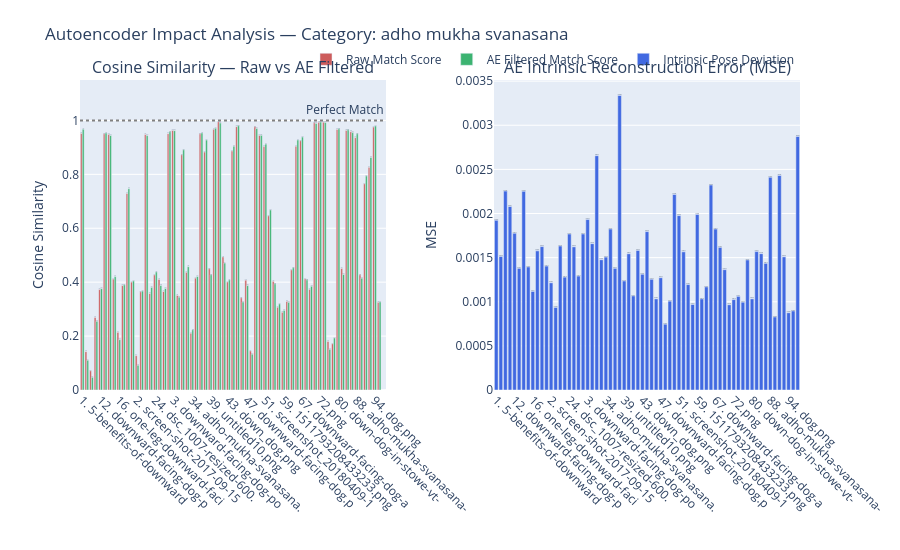

The notebook cell this image was saved under:
### Code cell
#--------

import plotly.graph_objects as go
from plotly.subplots import make_subplots
import numpy as np
import os
import torch

#select the first category to visualize
selected_cat = categories[0]
inst_pose = data[selected_cat]["instructor_pose"]

students      = data[selected_cat]["students"]
student_poses = data[selected_cat]["students_poses"]

names            = [os.path.basename(p)[:25] for p in students]
raw_cos_scores   = []
ae_cos_scores    = []
intrinsic_errors = []

#collapse detection threshold reused from cell 3
COLLAPSE_STD_THRESHOLD = 0.05

#set to True to auto-correct left/right orientation mismatches
handle_mirroring = True

model.eval()
with torch.no_grad():
    for student_pose in student_poses:
        inst_vec = inst_pose["vector"]
        raw_vec  = student_pose["vector"]

        #pass raw vector through the trained AE
        student_tensor   = torch.tensor(raw_vec, dtype=torch.float32).unsqueeze(0).to(device)
        corrected_tensor = model(student_tensor)
        corrected_vector = corrected_tensor.cpu().squeeze(0).numpy()

        #collapse guard: fall back to raw if the AE output collapsed
        if corrected_vector.std() < COLLAPSE_STD_THRESHOLD:
            corrected_vector = raw_vec.copy()

        if handle_mirroring:
            raw_coords  = raw_vec.reshape(33, 3)
            corr_coords = corrected_vector.reshape(33, 3)

            #build x-flipped versions for both raw and corrected
            raw_flipped      = raw_coords.copy()
            raw_flipped[:,0] = -raw_flipped[:,0]
            raw_flipped_vec  = raw_flipped.flatten()

            corr_flipped      = corr_coords.copy()
            corr_flipped[:,0] = -corr_flipped[:,0]
            corr_flipped_vec  = corr_flipped.flatten()

            #choose the orientation that best matches the instructor
            if cosine_similarity(inst_vec, raw_flipped_vec) > cosine_similarity(inst_vec, raw_vec):
                raw_sim = cosine_similarity(inst_vec, raw_flipped_vec)
                ae_sim  = cosine_similarity(inst_vec, corr_flipped_vec)
            else:
                raw_sim = cosine_similarity(inst_vec, raw_vec)
                ae_sim  = cosine_similarity(inst_vec, corrected_vector)
        else:
            raw_sim = cosine_similarity(inst_vec, raw_vec)
            ae_sim  = cosine_similarity(inst_vec, corrected_vector)

        raw_cos_scores.append(raw_sim)
        ae_cos_scores.append(ae_sim)

        #intrinsic reconstruction error (MSE between raw input and AE output)
        rec_error = np.mean((raw_vec - corrected_vector) ** 2)
        intrinsic_errors.append(rec_error)

#------------------------------------------------------------
#FIGURE: 1 row x 2 cols
#left:  grouped bars Raw vs AE cosine similarity per student
#right: intrinsic reconstruction error per student
#------------------------------------------------------------
fig = make_subplots(
    rows=1, cols=2,
    horizontal_spacing=0.15,
    subplot_titles=(
        "Cosine Similarity — Raw vs AE Filtered",
        "AE Intrinsic Reconstruction Error (MSE)"
    )
)

#grouped bars: raw scores
fig.add_trace(
    go.Bar(
        x=names, y=raw_cos_scores,
        name="Raw Match Score",
        marker_color="indianred",
        text=[f"{v:.3f}" for v in raw_cos_scores],
        textposition="outside"
    ),
    row=1, col=1
)

#grouped bars: AE filtered scores
fig.add_trace(
    go.Bar(
        x=names, y=ae_cos_scores,
        name="AE Filtered Match Score",
        marker_color="mediumseagreen",
        text=[f"{v:.3f}" for v in ae_cos_scores],
        textposition="outside"
    ),
    row=1, col=1
)

#intrinsic error bars
fig.add_trace(
    go.Bar(
        x=names, y=intrinsic_errors,
        name="Intrinsic Pose Deviation",
        marker_color="royalblue",
        text=[f"{v:.4f}" for v in intrinsic_errors],
        textposition="outside"
    ),
    row=1, col=2
)

#reference line at cosine similarity = 1.0 (perfect match)
fig.add_hline(
    y=1.0, line_dash="dot", line_color="gray",
    annotation_text="Perfect Match", annotation_position="top right",
    row=1, col=1
)

fig.update_layout(
    title=f"Autoencoder Impact Analysis — Category: {selected_cat}",
    barmode="group",
    height=550,
    showlegend=True,
    margin=dict(b=160, t=80),
    legend=dict(orientation="h", yanchor="bottom", y=1.02, xanchor="right", x=1)
)

fig.update_xaxes(tickangle=45, row=1, col=1)
fig.update_xaxes(tickangle=45, row=1, col=2)

#y-axis ranges
fig.update_yaxes(range=[0, 1.15], title_text="Cosine Similarity", row=1, col=1)
fig.update_yaxes(title_text="MSE", row=1, col=2)

fig.show()

### Figure 1 — Plotly figure (JSON) as saved in the notebook; plotly's stock layout.template omitted (floating-point values rounded to 4 significant figures)
{"data": [{"marker": {"color": "indianred"}, "name": "Raw Match Score", "text": ["0.951", "0.142", "0.071", "0.269", "0.372", "0.950", "0.948", "0.412", "0.214", "0.387", "0.729", "0.400", "0.127", "0.364", "0.947", "0.358", "0.427", "0.410", "0.365", "0.951", "0.963", "0.351", "0.873", "0.436", "0.210", "0.415", "0.950", "0.883", "0.450", "0.967", "0.995", "0.494", "0.401", "0.887", "0.977", "0.342", "0.407", "0.145", "0.976", "0.944", "0.903", "0.646", "0.403", "0.307", "0.288", "0.329", "0.445", "0.904", "0.925", "0.412", "0.373", "0.991", "0.993", "0.993", "0.180", "0.171", "0.967", "0.451", "0.963", "0.958", "0.936", "0.427", "0.765", "0.826", "0.975", "0.325", "-0.090"], "textposition": "outside", "type": "bar", "x": ["1. 5-benefits-of-downward", "10. screen-shot-2017-09-1", "11. yoga_anatomy_using_mu", "12. 66a62b8c606fd88e0401b", "12. downward-facing-dog-p", "13. downward-facing-dog-8", "14. downward-dog-pose-as-", "14. untitled_design_33.pn", "16. one-leg-downward-faci", "17. screen_shot_2014-03-2", "18. screenshot_20180504-0", "19. 1-adho-mukha-svanasan", "2. screen-shot-2017-09-15", "21. adho-mukha-svanasana.", "22. photo-17-05-2015-18-2", "23. george7.png", "24. dsc_1007-resized-600.", "25. 11.png", "28. screen-shot-2017-10-3", "29. adho-mukha-svanasana.", "3. downward-facing-dog-po", "32. 1473984207.png", "32. down_dog_orthocarolin", "33. screenshot_2015-02-10", "34. adho-mukha-svanasana.", "35. 068155f5a8d0310c34a6e", "36. downward-facing-dog-8", "39. screen-shot-2019-01-0", "39. untitled10.png", "4. adho-mukha-svanasana-d", "4. downward-facing-dog.pn", "42. img_1199.png", "43. down_dog.png", "43. downward-facing-dog-r", "45. 3_alignment_instructi", "47. downward-facing-dog-5", "47. downward-facing-dog.p", "49. adho-mukha-svanasana-", "5. f3949d27c6de7f86a293f2", "50. blog-14-size.png", "51. screenshot_20180409-1", "54. bc56388aad161f17b93f5", "55. screen+shot+2017-12-1", "56. dd2.png", "59. 1511793208433233.png", "60. adho-mukha-svanasana-", "62. dog-base.png", "63. downward-facing-dog-y", "67. downward-facing-dog-a", "7. 23-downward-facing-dog", "7. downward-facing-dog-yo", "72. ff-4.png", "72.png", "73. d0c097f5131a546a004be", "76. tri-pada-adho-mukha-s", "8. benefits-of-downward-d", "80. down-dog-in-stowe-vt-", "81. untitled1.png", "83. downward-dog_final_re", "85. adhomukhasavanasana-b", "88. adho-mukha-svanasana-", "89. downward-facing-dog-y", "91. screen-shot-2016-04-1", "92. down-dog.png", "94. dog.png", "95. downward-facing-dog-p", "95. screen-shot-2018-06-0"], "xaxis": "x", "y": [0.9514, 0.1423, 0.07113, 0.2688, 0.3724, 0.9504, 0.9482, 0.4115, 0.2138, 0.3872, 0.7288, 0.4003, 0.1275, 0.3643, 0.9473, 0.3579, 0.4268, 0.4104, 0.3654, 0.9511, 0.9627, 0.3506, 0.8726, 0.4364, 0.2105, 0.4149, 0.9504, 0.8827, 0.4496, 0.9669, 0.9946, 0.4936, 0.4007, 0.8865, 0.977, 0.3419, 0.4072, 0.1447, 0.9763, 0.9444, 0.9029, 0.646, 0.403, 0.307, 0.2881, 0.3285, 0.4455, 0.9042, 0.9246, 0.412, 0.3733, 0.9911, 0.9928, 0.9934, 0.1801, 0.1713, 0.9668, 0.4506, 0.9628, 0.9581, 0.936, 0.4272, 0.7648, 0.826, 0.9752, 0.3253, -0.08968], "yaxis": "y"}, {"marker": {"color": "mediumseagreen"}, "name": "AE Filtered Match Score", "text": ["0.967", "0.110", "0.047", "0.255", "0.376", "0.953", "0.944", "0.421", "0.187", "0.390", "0.747", "0.404", "0.092", "0.367", "0.944", "0.381", "0.438", "0.388", "0.376", "0.958", "0.962", "0.344", "0.891", "0.457", "0.223", "0.421", "0.953", "0.927", "0.428", "0.971", "0.990", "0.471", "0.408", "0.905", "0.980", "0.326", "0.387", "0.133", "0.970", "0.945", "0.912", "0.668", "0.394", "0.319", "0.295", "0.325", "0.454", "0.927", "0.938", "0.409", "0.385", "0.989", "0.994", "0.992", "0.151", "0.193", "0.969", "0.428", "0.965", "0.955", "0.950", "0.415", "0.794", "0.863", "0.979", "0.327", "-0.098"], "textposition": "outside", "type": "bar", "x": ["1. 5-benefits-of-downward", "10. screen-shot-2017-09-1", "11. yoga_anatomy_using_mu", "12. 66a62b8c606fd88e0401b", "12. downward-facing-dog-p", "13. downward-facing-dog-8", "14. downward-dog-pose-as-", "14. untitled_design_33.pn", "16. one-leg-downward-faci", "17. screen_shot_2014-03-2", "18. screenshot_20180504-0", "19. 1-adho-mukha-svanasan", "2. screen-shot-2017-09-15", "21. adho-mukha-svanasana.", "22. photo-17-05-2015-18-2", "23. george7.png", "24. dsc_1007-resized-600.", "25. 11.png", "28. screen-shot-2017-10-3", "29. adho-mukha-svanasana.", "3. downward-facing-dog-po", "32. 1473984207.png", "32. down_dog_orthocarolin", "33. screenshot_2015-02-10", "34. adho-mukha-svanasana.", "35. 068155f5a8d0310c34a6e", "36. downward-facing-dog-8", "39. screen-shot-2019-01-0", "39. untitled10.png", "4. adho-mukha-svanasana-d", "4. downward-facing-dog.pn", "42. img_1199.png", "43. down_dog.png", "43. downward-facing-dog-r", "45. 3_alignment_instructi", "47. downward-facing-dog-5", "47. downward-facing-dog.p", "49. adho-mukha-svanasana-", "5. f3949d27c6de7f86a293f2", "50. blog-14-size.png", "51. screenshot_20180409-1", "54. bc56388aad161f17b93f5", "55. screen+shot+2017-12-1", "56. dd2.png", "59. 1511793208433233.png", "60. adho-mukha-svanasana-", "62. dog-base.png", "63. downward-facing-dog-y", "67. downward-facing-dog-a", "7. 23-downward-facing-dog", "7. downward-facing-dog-yo", "72. ff-4.png", "72.png", "73. d0c097f5131a546a004be", "76. tri-pada-adho-mukha-s", "8. benefits-of-downward-d", "80. down-dog-in-stowe-vt-", "81. untitled1.png", "83. downward-dog_final_re", "85. adhomukhasavanasana-b", "88. adho-mukha-svanasana-", "89. downward-facing-dog-y", "91. screen-shot-2016-04-1", "92. down-dog.png", "94. dog.png", "95. downward-facing-dog-p", "95. screen-shot-2018-06-0"], "xaxis": "x", "y": [0.9672, 0.1102, 0.04708, 0.2548, 0.3758, 0.9532, 0.9441, 0.4208, 0.1868, 0.39, 0.7467, 0.4043, 0.09162, 0.3669, 0.9438, 0.3806, 0.4378, 0.3877, 0.3765, 0.9579, 0.962, 0.3443, 0.8909, 0.4574, 0.2234, 0.4211, 0.9532, 0.9272, 0.4276, 0.9711, 0.9902, 0.4709, 0.4083, 0.9045, 0.9803, 0.3264, 0.3873, 0.1328, 0.9703, 0.9446, 0.9121, 0.6679, 0.3938, 0.3192, 0.2953, 0.3252, 0.4535, 0.9274, 0.9383, 0.4085, 0.3847, 0.989, 0.9939, 0.9923, 0.1508, 0.1931, 0.9688, 0.4282, 0.965, 0.9549, 0.9505, 0.4146, 0.7941, 0.8627, 0.9793, 0.3268, -0.09767], "yaxis": "y"}, {"marker": {"color": "royalblue"}, "name": "Intrinsic Pose Deviation", "text": ["0.0019", "0.0015", "0.0023", "0.0021", "0.0018", "0.0014", "0.0023", "0.0014", "0.0011", "0.0016", "0.0016", "0.0014", "0.0012", "0.0009", "0.0016", "0.0013", "0.0018", "0.0016", "0.0013", "0.0018", "0.0019", "0.0017", "0.0027", "0.0015", "0.0015", "0.0018", "0.0014", "0.0033", "0.0012", "0.0015", "0.0011", "0.0016", "0.0013", "0.0018", "0.0013", "0.0010", "0.0013", "0.0007", "0.0010", "0.0022", "0.0020", "0.0016", "0.0012", "0.0010", "0.0020", "0.0010", "0.0012", "0.0023", "0.0018", "0.0016", "0.0014", "0.0010", "0.0010", "0.0011", "0.0010", "0.0015", "0.0010", "0.0016", "0.0015", "0.0014", "0.0024", "0.0008", "0.0024", "0.0015", "0.0009", "0.0009", "0.0029"], "textposition": "outside", "type": "bar", "x": ["1. 5-benefits-of-downward", "10. screen-shot-2017-09-1", "11. yoga_anatomy_using_mu", "12. 66a62b8c606fd88e0401b", "12. downward-facing-dog-p", "13. downward-facing-dog-8", "14. downward-dog-pose-as-", "14. untitled_design_33.pn", "16. one-leg-downward-faci", "17. screen_shot_2014-03-2", "18. screenshot_20180504-0", "19. 1-adho-mukha-svanasan", "2. screen-shot-2017-09-15", "21. adho-mukha-svanasana.", "22. photo-17-05-2015-18-2", "23. george7.png", "24. dsc_1007-resized-600.", "25. 11.png", "28. screen-shot-2017-10-3", "29. adho-mukha-svanasana.", "3. downward-facing-dog-po", "32. 1473984207.png", "32. down_dog_orthocarolin", "33. screenshot_2015-02-10", "34. adho-mukha-svanasana.", "35. 068155f5a8d0310c34a6e", "36. downward-facing-dog-8", "39. screen-shot-2019-01-0", "39. untitled10.png", "4. adho-mukha-svanasana-d", "4. downward-facing-dog.pn", "42. img_1199.png", "43. down_dog.png", "43. downward-facing-dog-r", "45. 3_alignment_instructi", "47. downward-facing-dog-5", "47. downward-facing-dog.p", "49. adho-mukha-svanasana-", "5. f3949d27c6de7f86a293f2", "50. blog-14-size.png", "51. screenshot_20180409-1", "54. bc56388aad161f17b93f5", "55. screen+shot+2017-12-1", "56. dd2.png", "59. 1511793208433233.png", "60. adho-mukha-svanasana-", "62. dog-base.png", "63. downward-facing-dog-y", "67. downward-facing-dog-a", "7. 23-downward-facing-dog", "7. downward-facing-dog-yo", "72. ff-4.png", "72.png", "73. d0c097f5131a546a004be", "76. tri-pada-adho-mukha-s", "8. benefits-of-downward-d", "80. down-dog-in-stowe-vt-", "81. untitled1.png", "83. downward-dog_final_re", "85. adhomukhasavanasana-b", "88. adho-mukha-svanasana-", "89. downward-facing-dog-y", "91. screen-shot-2016-04-1", "92. down-dog.png", "94. dog.png", "95. downward-facing-dog-p", "95. screen-shot-2018-06-0"], "xaxis": "x2", "y": [0.001922, 0.001513, 0.002254, 0.002079, 0.001776, 0.001379, 0.002251, 0.001394, 0.001117, 0.001577, 0.001625, 0.001405, 0.001215, 0.0009356, 0.001632, 0.001279, 0.001767, 0.001623, 0.001291, 0.001768, 0.001932, 0.001658, 0.002655, 0.001476, 0.001506, 0.001824, 0.001379, 0.003337, 0.001235, 0.001544, 0.001066, 0.001581, 0.001312, 0.001795, 0.001255, 0.001033, 0.001273, 0.0007457, 0.001007, 0.002215, 0.001976, 0.001566, 0.001195, 0.000969, 0.001988, 0.001032, 0.001168, 0.002323, 0.001823, 0.001616, 0.001363, 0.0009659, 0.001024, 0.001061, 0.0009949, 0.001473, 0.001033, 0.001568, 0.001545, 0.001435, 0.002411, 0.0008276, 0.002431, 0.001509, 0.0008753, 0.0008959, 0.002873], "yaxis": "y2"}], "layout": {"annotations": [{"font": {"size": 16}, "showarrow": false, "text": "Cosine Similarity — Raw vs AE Filtered", "x": 0.2125, "xanchor": "center", "xref": "paper", "y": 1, "yanchor": "bottom", "yref": "paper"}, {"font": {"size": 16}, "showarrow": false, "text": "AE Intrinsic Reconstruction Error (MSE)", "x": 0.7875, "xanchor": "center", "xref": "paper", "y": 1, "yanchor": "bottom", "yref": "paper"}, {"showarrow": false, "text": "Perfect Match", "x": 1, "xanchor": "right", "xref": "x domain", "y": 1, "yanchor": "bottom", "yref": "y"}], "barmode": "group", "height": 550, "legend": {"orientation": "h", "x": 1, "xanchor": "right", "y": 1.02, "yanchor": "bottom"}, "margin": {"b": 160, "t": 80}, "shapes": [{"line": {"color": "gray", "dash": "dot"}, "type": "line", "x0": 0, "x1": 1, "xref": "x domain", "y0": 1, "y1": 1, "yref": "y"}], "showlegend": true, "title": {"text": "Autoencoder Impact Analysis — Category: adho mukha svanasana"}, "xaxis": {"anchor": "y", "domain": [0, 0.425], "tickangle": 45}, "xaxis2": {"anchor": "y2", "domain": [0.575, 1], "tickangle": 45}, "yaxis": {"anchor": "x", "domain": [0, 1], "range": [0, 1.15], "title": {"text": "Cosine Similarity"}}, "yaxis2": {"anchor": "x2", "domain": [0, 1], "title": {"text": "MSE"}}}}
